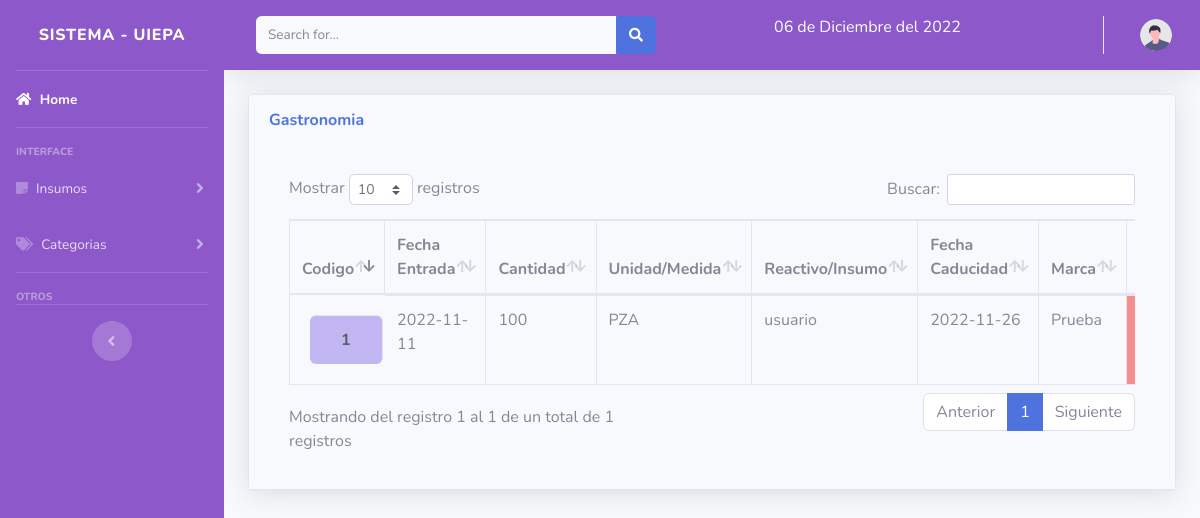
The page /views/gastronomia.php?categoria=GASTRONOMIA (signed in) on the database as committed earlier.
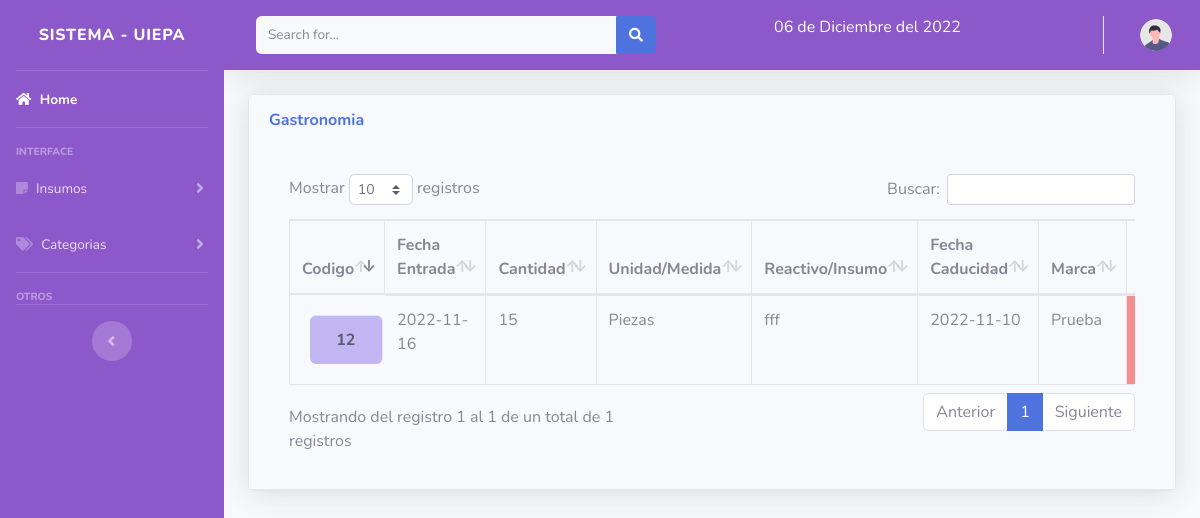
The same page on the database as committed later.
### tables this page shows
CREATE TABLE `insumo` (
  `id` int(11) NOT NULL,
  `fecha_entrada` date NOT NULL,
  `cantidad` int(50) NOT NULL,
  `tipo` varchar(100) NOT NULL,
  `unidad` varchar(150) NOT NULL,
  `nombre` varchar(150) NOT NULL,
  `fecha_caducidad` date NOT NULL,
  `marca` varchar(150) NOT NULL,
  `existencia` varchar(150) NOT NULL,
  `categoria` varchar(50) NOT NULL,
  `entregado` int(10) NOT NULL,
  `recibido` int(50) NOT NULL
);

### includes/fecha.php (called while the page is built, shortened)
<?php
	function fecha(){
		$mes = array("","Enero",
					  "Febrero",
					  "Marzo",
					  "Abril",
					  "Mayo",
					  "Junio",
					  "Julio",
					  "Agosto",
					  "Septiembre",
					  "Octubre",
					  "Noviembre",
					  "Diciembre");
		return date('d')." de ". $mes[date('n')] . " del " . date('Y');
	}
 ?>

### views/gastronomia.php (the view, shortened to what this page needs)
<!DOCTYPE html>
<html lang="en">
<head>
</head>
<?php include "../includes/header.php";?>
<body id="page-top">
                <div class="container-fluid">
                    <div class="card shadow mb-4">
                        <div class="card-header py-3">
                            <h6 class="m-0 font-weight-bold text-primary">Gastronomia </h6>
                            <br>
                        <div class="card-body">
                            <div class="table-responsive">
                                <table class="table table-bordered" id="dataTable" width="100%" cellspacing="0">
                                    <thead>
                                        <tr>
                                            <th>Codigo</th>
                                            <th>Fecha Entrada</th>
                                            <th>Cantidad</th>
                                            <th>Unidad/Medida</th>
                                            <th>Reactivo/Insumo</th>
                                            <th>Fecha Caducidad</th>
                                            <th>Marca</th>
                                            <th>Existencia</th>
                                        </tr>
                                    </thead>
                                    <?php
$categoria = $_GET['categoria'];
extract($_POST);
require_once ("../includes/db.php");
$sql = "SELECT * FROM insumo WHERE categoria = '$categoria'";
$productos = mysqli_query($conexion, $sql);
if($productos -> num_rows > 0){
foreach($productos as $key => $fila ){
?>
<?php
if ($fila['existencia'] < 10) {
    $clase = 'problema';
  } else {
    $clase = 'correcto';
  }
?>
<tr>
<td <?php echo  'class="'.$fila['categoria'] .'"'; ?>><?php echo $fila['id']; ?></td>
<td><?php echo $fila['fecha_entrada']; ?></td>
<td ><?php echo $fila['cantidad']; ?></td>
<td><?php echo $fila['unidad']; ?></td>
<td><?php echo $fila['nombre']; ?></td>
<td><?php echo $fila['fecha_caducidad']; ?></td>
<td><?php echo $fila['marca']; ?></td>
<td <?php echo  'class="'.$clase .'"'; ?>><?php echo $fila['existencia']; ?></td>
</tr>
<?php  include "calculo_gastro.php"; ?>
<?php }
}?>
            <?php include "form_categoria.php";?>
            <?php include "form_gastro.php";?>
</body>
</html>

### includes/header.php (shortened to what this page needs)
<!DOCTYPE html>
<html lang="en">
<head>
    <link href="../vendor/fontawesome-free/css/all.min.css" rel="stylesheet" type="text/css">
    <link href="../css/sb-admin-2.min.css" rel="stylesheet">
    <link href="../vendor/datatables/dataTables.bootstrap4.min.css" rel="stylesheet">
    <link rel="stylesheet" href="../css/styles.css">
    <link href="../vendor/datatables/dataTables.bootstrap4.min.css" rel="stylesheet">
</head>
<body id="page-top">
    <div id="wrapper">
        <ul class="navbar-nav bg-gradient-dark sidebar sidebar-dark accordion" id="accordionSidebar">
            <a class="sidebar-brand d-flex align-items-center justify-content-center" href="index.php">
                <div class="sidebar-brand-text mx-1">Sistema - UIEPA</div>
            </a>
            <hr class="sidebar-divider my-0">
            <li class="nav-item active">
                <a class="nav-link" href="../views/index.php">
                <i class="fa fa-home" aria-hidden="true"></i>
                    <span>Home</span></a>
            </li>
            <hr class="sidebar-divider">
            <div class="sidebar-heading">
                Interface
            </div>
            <li class="nav-item">
                <a class="nav-link collapsed" href="#" data-toggle="collapse" data-target="#collapseTwo"
                    aria-expanded="true" aria-controls="collapseTwo">
                    <i class="fa fa-sticky-note" aria-hidden="true"></i>
                    <span>Insumos</span>
                </a>
            </li>
            <li class="nav-item">
                <a class="nav-link collapsed" href="#" data-toggle="collapse" data-target="#collapseUtilities"
                    aria-expanded="true" aria-controls="collapseUtilities">
                    <i class="fa fa-tags" aria-hidden="true"></i>
                    <span>Categorias</span>
                </a>
            </li>
            <hr class="sidebar-divider">
            <div class="sidebar-heading">
                Otros
            </div>
            <hr class="sidebar-divider d-none d-md-block">
            <div class="text-center d-none d-md-inline">
                <button class="rounded-circle border-0" id="sidebarToggle"></button>
            </div>
        </ul>
        <div id="content-wrapper" class="d-flex flex-column">
            <div id="content">
                <nav class="navbar navbar-expand navbar-light bg-white topbar mb-4 static-top shadow">
                    <form
                        class="d-none d-sm-inline-block form-inline mr-auto ml-md-3 my-2 my-md-0 mw-100 navbar-search">
                        <div class="input-group">
                            <input type="text" class="form-control bg-light border-0 small" placeholder="Search for..."
                                aria-label="Search" aria-describedby="basic-addon2">
                            <div class="input-group-append">
                                <button class="btn btn-primary" type="button">
                                    <i class="fas fa-search fa-sm"></i>
                                </button>
                            </div>
                        </div>
                    </form>
                    <?php include "fecha.php";?>
                    <p class="s"></strong><?php echo fecha(); ?></p>
                    <ul class="navbar-nav ml-auto">
                        <li class="nav-item dropdown no-arrow">
                            <a class="nav-link dropdown-toggle" href="#" id="userDropdown" role="button"
                                data-toggle="dropdown" aria-haspopup="true" aria-expanded="false">
                                <img class="img-profile rounded-circle"
                                    src="../img/undraw_profile.svg">
                            </a>
                        </li>
                    </ul>
                </nav>
</body>
</html>

### views/calculo_gastro.php (shortened to what this page needs)
<!DOCTYPE html>
<html lang="es-MX">
<head>
    <link rel="stylesheet" href="../package/dist/sweetalert2.css">
</head>
<body id="page-top">
            </div>
        </div>
    </div>
</body>
</html>

### views/form_categoria.php (shortened to what this page needs)
<!DOCTYPE html>
<html lang="es-MX">
<head>
    <link rel="stylesheet" href="../package/dist/sweetalert2.css">
</head>
<body id="page-top">
</body>
</html>

### views/form_gastro.php (shortened to what this page needs)
<!DOCTYPE html>
<html lang="es-MX">
<head>
    <link rel="stylesheet" href="../package/dist/sweetalert2.css">
</head>
<body id="page-top">
</body>
</html>

### css/styles.css (style rules this page uses)
.GASTRONOMIA { background: #c2b7f2; color: #5a5c69; font-weight: bold; padding: 15px; border: 2px solid #5a5c69; border-radius: 6px; text-align:center; width: 50%; margin: 20px; display: inline-block; }

### includes/header.php (style rules this page uses)
.bg-gradient-dark { background-color: #373c5c; background-image: linear-gradient(180deg,#8d58ca 10%, #8d58ca 100%); background-size: cover; }
.bg-white { background-color: #8d58ca!important; }
.s { color: white; }

Rows that differ between the two databases and show on the page:
removed insumo: id "1", fecha_entrada "2022-11-11", cantidad "100", unidad "PZA", nombre "usuario", fecha_caducidad "2022-11-26", marca "Prueba"
added insumo: id "12", fecha_entrada "2022-11-16", cantidad "15", unidad "Piezas", nombre "fff", fecha_caducidad "2022-11-10", marca "Prueba"
